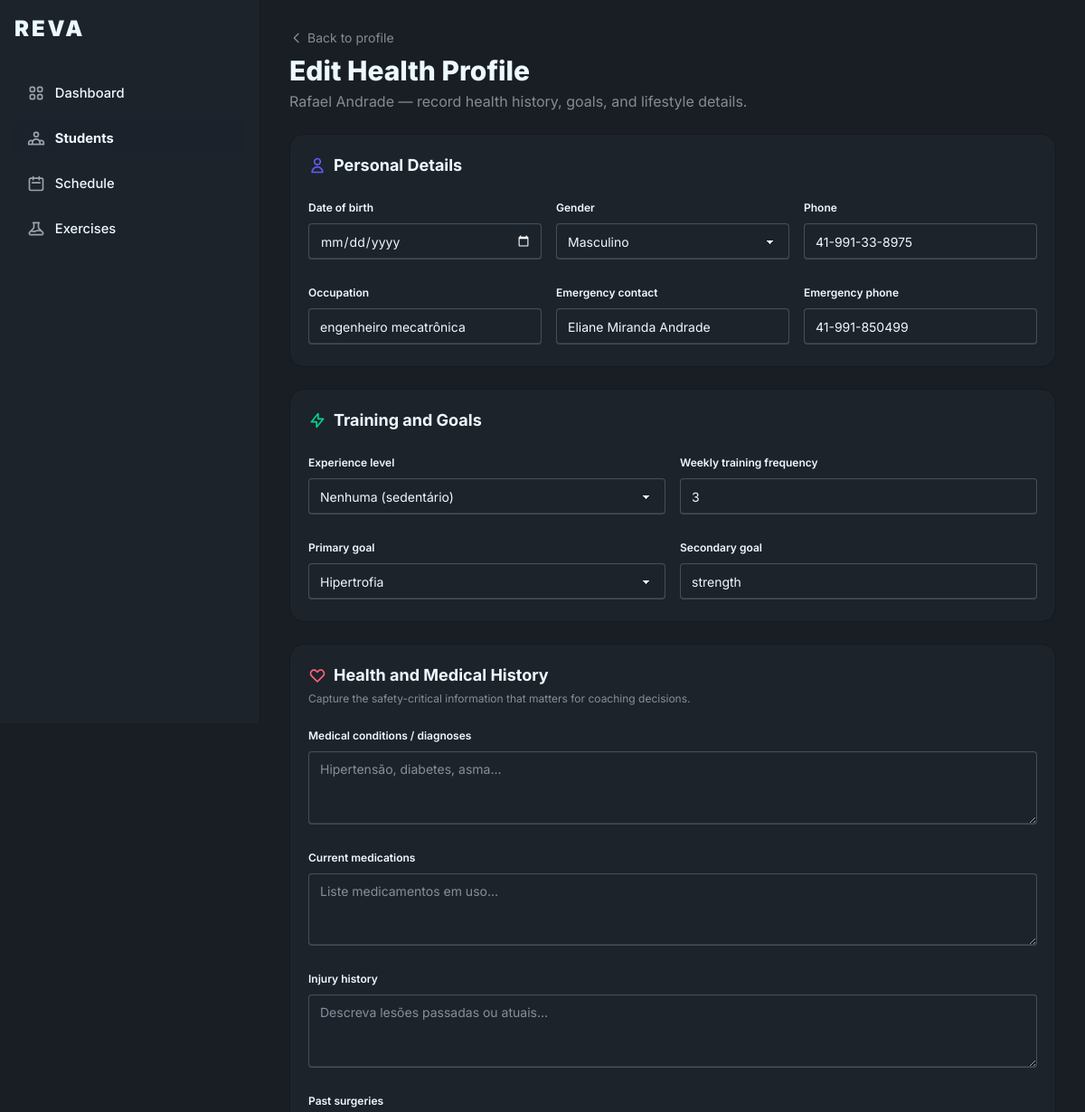
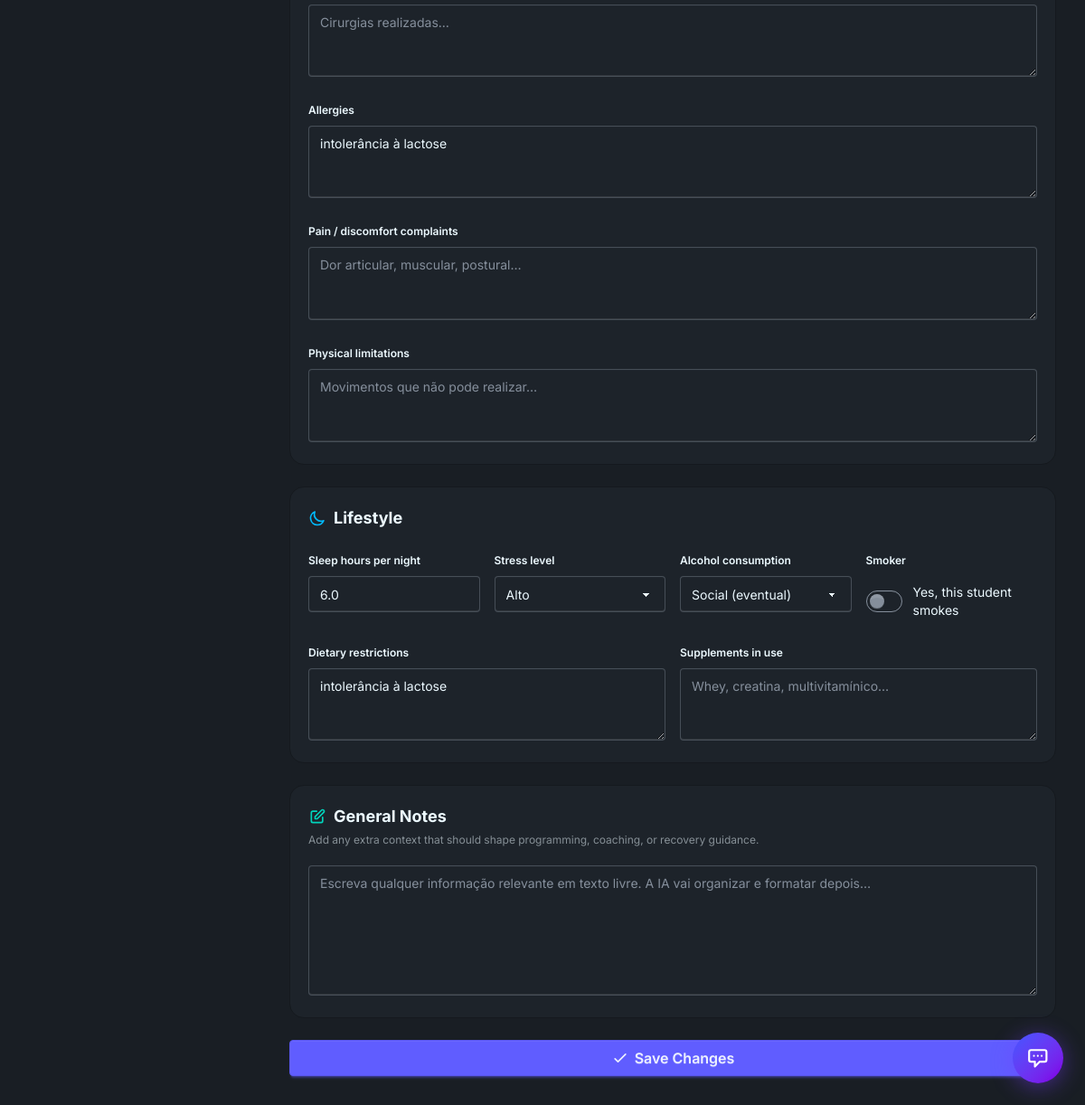
Page /students/6/anamnesis/ (signed in) on the committed database (2 pictures, top to bottom).
### athletes/models.py (models this page shows, shortened)
class Athlete(models.Model):
	user = models.OneToOneField(settings.AUTH_USER_MODEL, on_delete=models.CASCADE, related_name="athlete_profile")
	trainer = models.ForeignKey(
		settings.AUTH_USER_MODEL,
		on_delete=models.SET_NULL,
		related_name="athletes",
		null=True,
		blank=True,
	)
	relationship_status = models.CharField(
		max_length=20,
		choices=StudentRelationshipStatus.choices,
		default=StudentRelationshipStatus.INDEPENDENT,
	)
	notes = models.TextField(blank=True)
	allow_student_load_updates = models.BooleanField(
		default=False,
		verbose_name="Permitir atualizacao de carga pelo aluno",
		help_text="Quando ativo, o aluno pode registrar a propria evolucao de carga nos treinos.",
	)
	relationship_started_at = models.DateTimeField(null=True, blank=True)
	relationship_ended_at = models.DateTimeField(null=True, blank=True)
	created_at = models.DateTimeField(auto_now_add=True)
	@property
	def latest_anamnesis(self):
		return self.anamnesis_records.order_by("-created_at").first()

class Anamnesis(models.Model):
	athlete = models.ForeignKey(Athlete, on_delete=models.CASCADE, related_name="anamnesis_records")
	date_of_birth = models.DateField("Data de nascimento", null=True, blank=True)
	gender = models.CharField("Sexo", max_length=1, choices=GenderChoices.choices, blank=True)
	phone = models.CharField("Telefone", max_length=20, blank=True)
	emergency_contact_name = models.CharField("Contato de emergência", max_length=200, blank=True)
	emergency_contact_phone = models.CharField("Telefone emergência", max_length=20, blank=True)
	occupation = models.CharField("Profissão", max_length=150, blank=True)
	training_experience = models.CharField(
		"Nível de experiência",
		max_length=20,
		choices=TrainingExperienceChoices.choices,
		blank=True,
	)
	training_frequency = models.PositiveSmallIntegerField(
		"Frequência semanal de treino",
		null=True, blank=True,
		validators=[MinValueValidator(0), MaxValueValidator(14)],
		help_text="Quantas vezes por semana o aluno treina ou pretende treinar",
	)
	primary_goal = models.CharField(
		"Objetivo principal",
		max_length=20,
		choices=PrimaryGoalChoices.choices,
		blank=True,
	)
	secondary_goal = models.CharField("Objetivo secundário", max_length=200, blank=True)
	medical_conditions = models.TextField(
		"Condições médicas / Doenças",
		blank=True,
		help_text="Ex.: hipertensão, diabetes, asma, cardiopatia…",
	)
	medications = models.TextField("Medicamentos em uso", blank=True)
	injuries_history = models.TextField(
		"Histórico de lesões",
		blank=True,
		help_text="Descreva lesões passadas ou atuais",
	)
	surgeries = models.TextField("Cirurgias realizadas", blank=True)
	allergies = models.TextField("Alergias", blank=True)
	pain_complaints = models.TextField(
		"Queixas de dor / Desconfortos",
		blank=True,
		help_text="Dor articular, muscular, postural etc.",
	)
	physical_limitations = models.TextField(
		"Limitações físicas",
		blank=True,
		help_text="Movimentos que não consegue realizar, restrições médicas…",
	)
	smoker = models.BooleanField("Fumante", default=False)
	alcohol_consumption = models.CharField(
		"Consumo de álcool",
		max_length=10,
		choices=AlcoholConsumptionChoices.choices,
		default=AlcoholConsumptionChoices.NONE,
		blank=True,
	)
	sleep_hours = models.DecimalField(
		"Horas de sono por noite",
		max_digits=3, decimal_places=1,
		null=True, blank=True,
		validators=[MinValueValidator(0), MaxValueValidator(24)],
	)
	stress_level = models.CharField(
		"Nível de estresse",
		max_length=10,
		choices=StressLevelChoices.choices,
		blank=True,
	)
	dietary_restrictions = models.TextField(
		"Restrições alimentares",
		blank=True,
		help_text="Intolerância, dieta vegetariana, etc.",
	)
	supplements = models.TextField("Suplementos em uso", blank=True)
	additional_notes = models.TextField(
		"Anamnese geral (texto livre)",
		blank=True,
		help_text="Escreva aqui qualquer informação adicional. A IA irá organizar e formatar.",
	)
	created_at = models.DateTimeField(auto_now_add=True)
	updated_at = models.DateTimeField(auto_now=True)
	class Meta:
		verbose_name = "Anamnese"
		verbose_name_plural = "Anamneses"
		ordering = ["-created_at"]

### accounts/models.py (models this page shows, shortened)
class User(AbstractUser):
	role = models.CharField(max_length=20, choices=UserRole.choices, default=UserRole.STUDENT)
	@property
	def is_trainer(self):
		return self.role == UserRole.TRAINER

### athletes/views.py (the view, shortened to what this page needs)
# urls.py: path("<int:pk>/anamnesis/", AnamnesisCreateUpdateView.as_view(), name="student-anamnesis"),
class AnamnesisCreateUpdateView(LoginRequiredMixin, TrainerRequiredMixin, View):
    template_name = "athletes/anamnesis_form.html"
    def _get_student(self, request, pk):
        return get_object_or_404(
            Athlete,
            pk=pk,
            trainer=request.user,
            relationship_status=StudentRelationshipStatus.ACTIVE,
        )
    def get(self, request, pk):
        student = self._get_student(request, pk)
        anamnesis = student.latest_anamnesis
        form = AnamnesisForm(instance=anamnesis) if anamnesis else AnamnesisForm()
        return render(request, self.template_name, {
            "form": form,
            "student": student,
            "editing": anamnesis is not None,
        })

### core/mixins.py (called while the page is built)
    def test_func(self):
        return self.request.user.is_authenticated and self.request.user.is_trainer

### templates/athletes/anamnesis_form.html (shortened to what this page needs)
{% extends 'base.html' %}
{% block screen_id %}student-anamnesis{% endblock %}
{% block nav_students %}active{% endblock %}
{% block content %}
<div class="mb-6">
  <a href="{% url 'student-profile' student.pk %}" class="text-sm opacity-50 hover:opacity-80 transition inline-flex items-center gap-1 mb-2">
    <svg class="w-4 h-4" fill="none" viewBox="0 0 24 24" stroke="currentColor"><path stroke-linecap="round" stroke-linejoin="round" stroke-width="2" d="M15 19l-7-7 7-7"/></svg>
    Back to profile
  </a>
  <h1 class="text-2xl sm:text-3xl font-extrabold">{% if editing %}Edit Health Profile{% else %}Health Profile{% endif %}</h1>
  <p class="opacity-50 mt-1 text-sm sm:text-base">{{ student.user.get_full_name }} — record health history, goals, and lifestyle details.</p>
</div>
<div class="max-w-4xl">
  <form method="post" class="space-y-6">
    <div class="bg-base-100 rounded-2xl border border-base-300 p-5">
      <h2 class="font-bold text-lg mb-4 flex items-center gap-2">
        <svg class="w-5 h-5 text-primary" fill="none" viewBox="0 0 24 24" stroke="currentColor"><path stroke-linecap="round" stroke-linejoin="round" stroke-width="2" d="M16 7a4 4 0 11-8 0 4 4 0 018 0zM12 14a7 7 0 00-7 7h14a7 7 0 00-7-7z"/></svg>
        Personal Details
      </h2>
      <div class="grid grid-cols-1 sm:grid-cols-2 lg:grid-cols-3 gap-4">
        <fieldset class="fieldset">
          <legend class="fieldset-legend">Date of birth</legend>
          {{ form.date_of_birth }}
        </fieldset>
        <fieldset class="fieldset">
          <legend class="fieldset-legend">Gender</legend>
          {{ form.gender }}
        </fieldset>
        <fieldset class="fieldset">
          <legend class="fieldset-legend">Phone</legend>
          {{ form.phone }}
        </fieldset>
        <fieldset class="fieldset">
          <legend class="fieldset-legend">Occupation</legend>
          {{ form.occupation }}
        </fieldset>
        <fieldset class="fieldset">
          <legend class="fieldset-legend">Emergency contact</legend>
          {{ form.emergency_contact_name }}
        </fieldset>
        <fieldset class="fieldset">
          <legend class="fieldset-legend">Emergency phone</legend>
          {{ form.emergency_contact_phone }}
        </fieldset>
      </div>
    </div>
    <div class="bg-base-100 rounded-2xl border border-base-300 p-5">
      <h2 class="font-bold text-lg mb-4 flex items-center gap-2">
        <svg class="w-5 h-5 text-success" fill="none" viewBox="0 0 24 24" stroke="currentColor"><path stroke-linecap="round" stroke-linejoin="round" stroke-width="2" d="M13 10V3L4 14h7v7l9-11h-7z"/></svg>
        Training and Goals
      </h2>
      <div class="grid grid-cols-1 sm:grid-cols-2 gap-4">
        <fieldset class="fieldset">
          <legend class="fieldset-legend">Experience level</legend>
          {{ form.training_experience }}
        </fieldset>
        <fieldset class="fieldset">
          <legend class="fieldset-legend">Weekly training frequency</legend>
          {{ form.training_frequency }}
        </fieldset>
        <fieldset class="fieldset">
          <legend class="fieldset-legend">Primary goal</legend>
          {{ form.primary_goal }}
        </fieldset>
        <fieldset class="fieldset">
          <legend class="fieldset-legend">Secondary goal</legend>
          {{ form.secondary_goal }}
        </fieldset>
      </div>
    </div>
    <div class="bg-base-100 rounded-2xl border border-base-300 p-5">
      <h2 class="font-bold text-lg mb-1 flex items-center gap-2">
        <svg class="w-5 h-5 text-error" fill="none" viewBox="0 0 24 24" stroke="currentColor"><path stroke-linecap="round" stroke-linejoin="round" stroke-width="2" d="M4.318 6.318a4.5 4.5 0 000 6.364L12 20.364l7.682-7.682a4.5 4.5 0 00-6.364-6.364L12 7.636l-1.318-1.318a4.5 4.5 0 00-6.364 0z"/></svg>
        Health and Medical History
      </h2>
      <p class="text-xs opacity-50 mb-4">Capture the safety-critical information that matters for coaching decisions.</p>
      <div class="space-y-4">
        <fieldset class="fieldset">
          <legend class="fieldset-legend">Medical conditions / diagnoses</legend>
          {{ form.medical_conditions }}
        </fieldset>
        <fieldset class="fieldset">
          <legend class="fieldset-legend">Current medications</legend>
          {{ form.medications }}
        </fieldset>
        <fieldset class="fieldset">
          <legend class="fieldset-legend">Injury history</legend>
          {{ form.injuries_history }}
        </fieldset>
        <fieldset class="fieldset">
          <legend class="fieldset-legend">Past surgeries</legend>
          {{ form.surgeries }}
        </fieldset>
        <fieldset class="fieldset">
          <legend class="fieldset-legend">Allergies</legend>
          {{ form.allergies }}
        </fieldset>
        <fieldset class="fieldset">
          <legend class="fieldset-legend">Pain / discomfort complaints</legend>
          {{ form.pain_complaints }}
        </fieldset>
        <fieldset class="fieldset">
          <legend class="fieldset-legend">Physical limitations</legend>
          {{ form.physical_limitations }}
        </fieldset>
      </div>
    </div>
    <div class="bg-base-100 rounded-2xl border border-base-300 p-5">
      <h2 class="font-bold text-lg mb-4 flex items-center gap-2">
        <svg class="w-5 h-5 text-info" fill="none" viewBox="0 0 24 24" stroke="currentColor"><path stroke-linecap="round" stroke-linejoin="round" stroke-width="2" d="M20.354 15.354A9 9 0 018.646 3.646 9.003 9.003 0 0012 21a9.003 9.003 0 008.354-5.646z"/></svg>
        Lifestyle
      </h2>
      <div class="grid grid-cols-1 sm:grid-cols-2 lg:grid-cols-4 gap-4 mb-4">
        <fieldset class="fieldset">
          <legend class="fieldset-legend">Sleep hours per night</legend>
          {{ form.sleep_hours }}
        </fieldset>
        <fieldset class="fieldset">
          <legend class="fieldset-legend">Stress level</legend>
          {{ form.stress_level }}
        </fieldset>
        <fieldset class="fieldset">
          <legend class="fieldset-legend">Alcohol consumption</legend>
          {{ form.alcohol_consumption }}
        </fieldset>
        <fieldset class="fieldset">
          <legend class="fieldset-legend">Smoker</legend>
          <label class="flex items-center gap-3 mt-2 cursor-pointer">
            {{ form.smoker }}
            <span class="text-sm">Yes, this student smokes</span>
          </label>
        </fieldset>
      </div>
      <div class="grid grid-cols-1 sm:grid-cols-2 gap-4">
        <fieldset class="fieldset">
          <legend class="fieldset-legend">Dietary restrictions</legend>
          {{ form.dietary_restrictions }}
        </fieldset>
        <fieldset class="fieldset">
          <legend class="fieldset-legend">Supplements in use</legend>
          {{ form.supplements }}
        </fieldset>
      </div>
    </div>
    <div class="bg-base-100 rounded-2xl border border-base-300 p-5">
      <h2 class="font-bold text-lg mb-1 flex items-center gap-2">
        <svg class="w-5 h-5 text-accent" fill="none" viewBox="0 0 24 24" stroke="currentColor"><path stroke-linecap="round" stroke-linejoin="round" stroke-width="2" d="M11 5H6a2 2 0 00-2 2v11a2 2 0 002 2h11a2 2 0 002-2v-5m-1.414-9.414a2 2 0 112.828 2.828L11.828 15H9v-2.828l8.586-8.586z"/></svg>
        General Notes
      </h2>
      <p class="text-xs opacity-50 mb-4">Add any extra context that should shape programming, coaching, or recovery guidance.</p>
      <fieldset class="fieldset">
        {{ form.additional_notes }}
      </fieldset>
    </div>
    <button class="btn btn-primary btn-block text-base" type="submit">
      <svg class="w-5 h-5" fill="none" viewBox="0 0 24 24" stroke="currentColor"><path stroke-linecap="round" stroke-linejoin="round" stroke-width="2" d="M5 13l4 4L19 7"/></svg>
      {% if editing %}Save Changes{% else %}Save Health Profile{% endif %}
    </button>
  </form>
</div>
{% endblock %}

### templates/base.html (style rules this page uses)
body { font-family: 'Inter', system-ui, sans-serif; -webkit-tap-highlight-color: transparent; }

### rows in the picture
Athlete: user.get_full_name "Rafael Andrade"
Anamnesis: gender "Masculino", phone "41-991-33-8975", occupation "engenheiro mecatrônica", emergency_contact_name "Eliane Miranda Andrade", emergency_contact_phone "41-991-850499", training_experience "Nenhuma (sedentário)", training_frequency "3", primary_goal "Hipertrofia", secondary_goal "strength", allergies "intolerância à lactose", sleep_hours "6.0", stress_level "Alto", alcohol_consumption "Social (eventual)", dietary_restrictions "intolerância à lactose"
